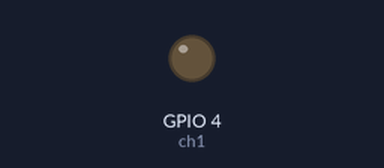
Bench run of a sketch on a simulated ESP32. Parts: output pins drawn as LEDs (lit = HIGH).

Above: at 1.0 s.
At 3.0 s:
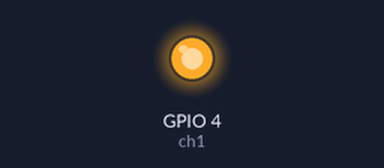
Timing chart, 0 to 5.2 s (numbered marks = the images above):
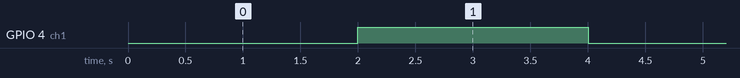

Measured:
- by itself, GPIO 4 (ch1): alternates HIGH for 2.0 s and LOW for 2.0 s

The sketch:

solid_state_relay.ino
```cpp
// โค้ดทำหรับ solid state relay โดยจะใช้ GPIO04 ของ ESP32 และใช้เพียง Channel 1 เท่านั้น
// solid state relay ที่นำมาใช้เป็นแบบ low level โดยจะทำงานที่ค่า 0 (low)

const int ch1 = 4;

void setup(){
  pinMode(ch1, OUTPUT);
}

void loop() {
  digitalWrite(ch1, LOW);   // เขียนค่าดิจิทัลไปยังขา GPIO04
  delay(2000);              // รอ 2 วินาที
  digitalWrite(ch1, HIGH);
  delay(2000);
}
```
